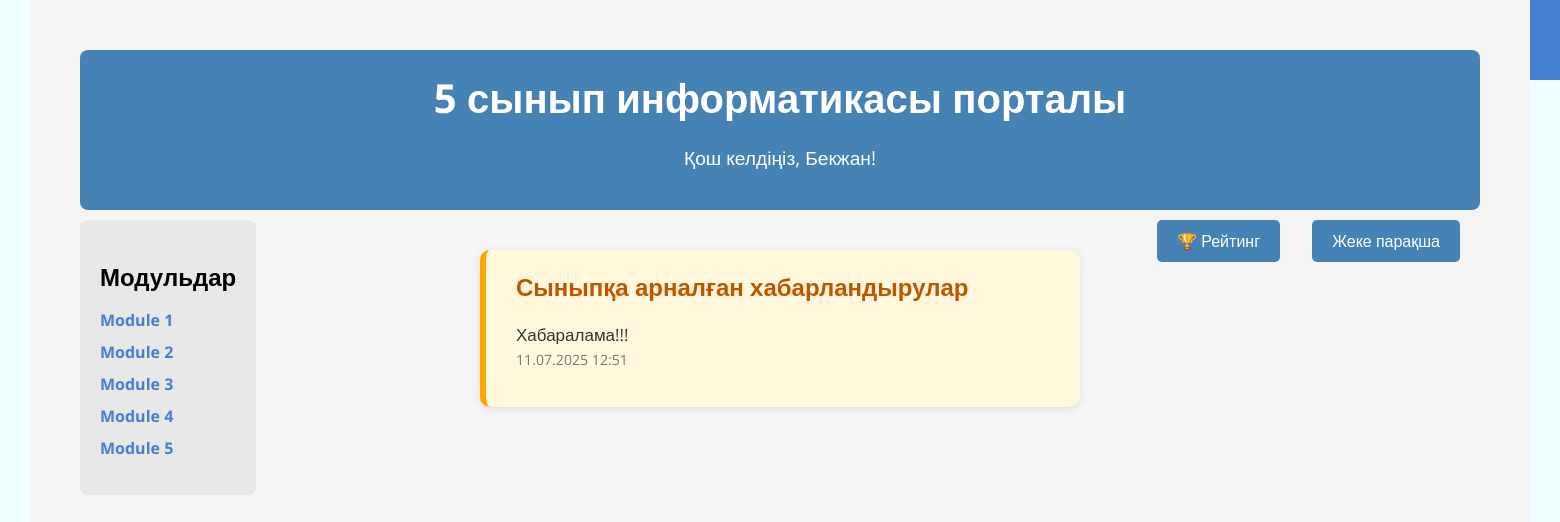
Page /student (signed in) on the committed database.
### main.py (models this page shows, shortened)
class Student(db.Model):
    id = db.Column(db.Integer, primary_key=True)
    name = db.Column(db.String(100), nullable=False)
    student_class = db.Column(db.String(10), nullable=False)
    password = db.Column(db.String(200), nullable=False)
    score = db.Column(db.Integer, default=0)
    progress = db.relationship('StudentProgress', backref='student', lazy=True)
    __table_args__ = (db.UniqueConstraint('name', 'student_class', name='uq_name_class'),)

class Announcement(db.Model):
    id = db.Column(db.Integer, primary_key=True)
    class_name = db.Column(db.String(10), nullable=False)
    message = db.Column(db.Text, nullable=False)
    timestamp = db.Column(db.DateTime, default=db.func.current_timestamp())

### main.py (the view)
@app.route("/student")
def index():
    user_name = session.get("user_name")
    student_class = session.get("student_class")
    student_id = session.get("user_id")
    student = Student.query.get(student_id)  # ✅ Оқушыны базадан алу
    announcements = Announcement.query.filter_by(class_name=student_class).order_by(Announcement.timestamp.desc()).all()
    is_special = str(user_name).strip().lower() == "гульдана"
    return render_template("student.html",
                           user_name=user_name,
                           student_class=student_class,
                           announcements=announcements,
                           student=student,
                           is_special=is_special)  # ✅ жіберу

### templates/student.html (shortened to what this page needs)
<!DOCTYPE html>
<html lang="en">
<head>
    <link rel="stylesheet" href="{{ url_for('static', filename='css/student.css') }}">
</head>
<body>
    <div class="container">
        <header>
            <h1>5 сынып информатикасы порталы</h1>
            {% if session.get("user_name") %}
                <p>Қош келдіңіз, {{ session.get("user_name") }}!</p>
            {% else %}
                <p>Қош келдіңіздер! Мұнда сіз тіркеліп, жүйеге кіре аласыз.</p>
                <img class="school" src="static/img/9136350_45397.jpg" alt="image" style="width:600px; height:auto;">
            {% endif %}
        </header>
        <main>
            <div class="buttons">
                {% if session.get("user_name") %}
                    <a href="/student_dashboard"> <button class="btn_profile" >Жеке парақша</button></a>
                    <a href="/rating"><button class="btn_profile" style="right: 250px;">🏆 Рейтинг</button></a>
                <div class="sidebar">
                 <h2>Модульдар</h2>
                 <ul>
                        <li><a href="/module1">Module 1</a></li>
                        <li><a href="/module2">Module 2</a></li>
                        <li><a href="/module3">Module 3</a></li>
                        <li><a href="/module4">Module 4</a></li>
                        <li><a href="#">Module 5</a></li>
                </ul>
                </div>
                <div class="announcement-box">
                    <h2>Сыныпқа арналған хабарландырулар</h2>
                    {% if announcements %}
                        <ul>
                            {% for ann in announcements %}
                                <li>
                                    {{ ann.message }}<br>
                                    <small>{{ ann.timestamp.strftime('%d.%m.%Y %H:%M') }}</small>
                                </li>
                            {% endfor %}
                        </ul>
                    {% else %}
                        <p>Қазіргі уақытта хабарландырулар жоқ.</p>
                    {% endif %}
                </div>
                {% else %}
                    <a href="/register" class="btn_r">Тіркелу</a>
                    <a href="/login" class="btn_l">Кіру</a>
                {% endif %}
            </div>
        </main>
    </div>
</body>
</html>

### static/css/student.css (style rules this page uses)
body { display: flex; justify-content: center; align-items: center; height: 100vh; margin: 0; background-color: #F0FFFF; }
.container { margin-top: 200px; text-align: center; padding: 50px; background:#f5f5f5; height: 1000px; width: 1500px; box-sizing: border-box; position: relative; overflow: hidden; }
header { background-color: #4682B4; color: white; padding: 20px 0; border-radius: 8px; margin-bottom: 30px; }
header h1 { font-family: 'Open Sans', sans-serif; margin: 0; font-size: 2.5em; }
header p { font-family: 'Open Sans', sans-serif; font-size: 1.2em; }
.buttons { font-family: 'Open Sans', sans-serif; display: flex; justify-content: space-between; gap: 10px; margin-bottom: 20px; }
.btn_profile { font-family: 'Open Sans', sans-serif; position: absolute; top: 220px; right: 70px; border: none; padding: 10px 20px; font-size: 16px; border-radius: 5px; background-color: #4682B4; color: #ffffff; cursor: pointer; }
a { color: #467fd0; text-decoration: none; font-weight: bold; transition: color 0.3s ease; }
.sidebar { position: absolute; top: 200px; background: #e8e8e8; padding: 20px; border-radius: 8px; margin-top: 20px; text-align: left; }
.sidebar h2 { font-size: 1.5em; margin-bottom: 10px; }
.sidebar ul { list-style: none; padding: 0; }
.sidebar ul li { margin-bottom: 10px; }
.sidebar ul li a { color: #467fd0; text-decoration: none; transition: color 0.3s ease; }
.announcement-box { margin: 40px auto; background: #fff8dc; padding: 20px 30px; border-radius: 10px; border-left: 6px solid #ffa500; box-shadow: 0 2px 8px rgba(0,0,0,0.1); width: 100%; max-width: 600px; box-sizing: border-box; text-align: left; word-wrap: break-word; }
.announcement-box h2 { margin-top: 0; color: #c25500; }
.announcement-box ul { list-style: none; padding: 0; }
.announcement-box li { margin-bottom: 15px; font-size: 17px; line-height: 1.4; color: #333; }
.announcement-box small { color: #777; }
.buttons { display: block; text-align: center; }
.announcement-box { max-height: 300px; overflow-y: auto; }

### rows in the picture
Student: get "Бекжан"
Announcement: message "Хабаралама!!!", timestamp "11.07.2025 12:51"
